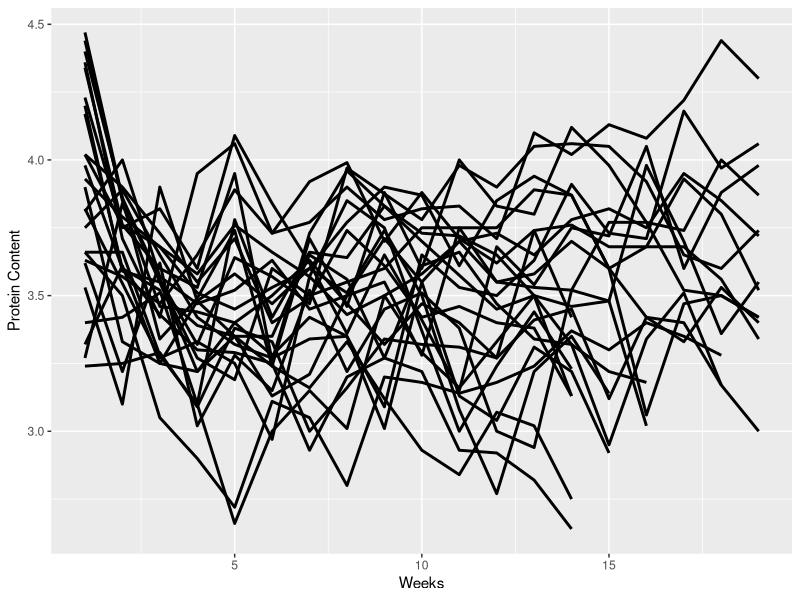
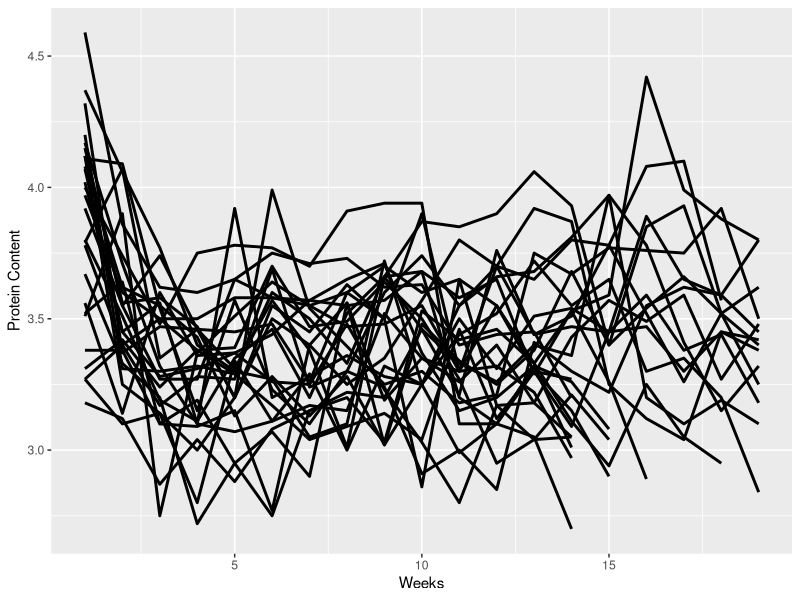
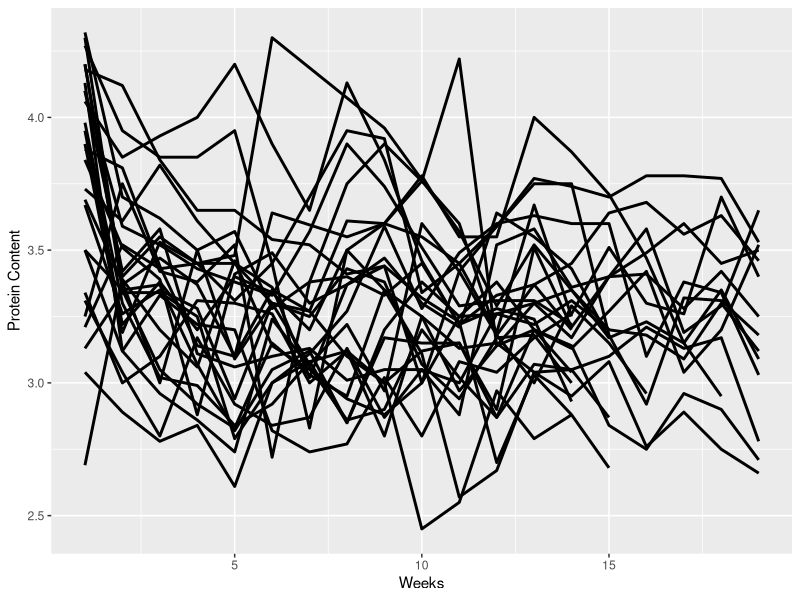

R code for these plots, in order:
# install.packages("nlme") # stands for non linear mixed effects

library(nlme) 

data("Milk")

View(Milk)

dim(Milk)

library(tidyverse)

Milk %>%
  filter(Diet == "barley") %>%
    ggplot(aes(x = Time, y = protein, group = Cow)) +
    geom_line(linewidth = 1) +
    labs(x = "Weeks", y = "Protein Content")

Milk %>%
  filter(Diet == "barley+lupins") %>%
  ggplot(aes(x = Time, y = protein, group = Cow)) +
  geom_line(linewidth = 1) +
  labs(x = "Weeks", y = "Protein Content")

Milk %>%
  filter(Diet == "lupins") %>%
  ggplot(aes(x = Time, y = protein, group = Cow)) +
  geom_line(linewidth = 1) +
  labs(x = "Weeks", y = "Protein Content")
